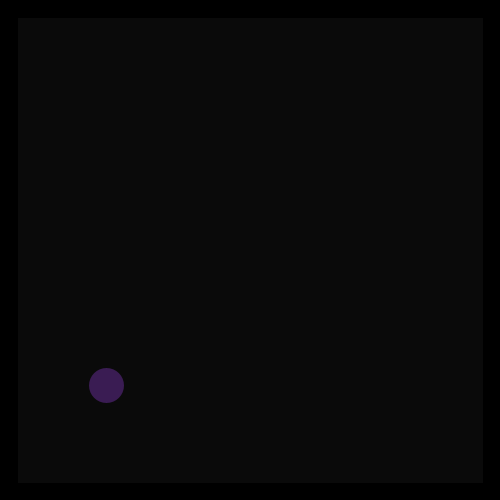
Frame 1 (no input)
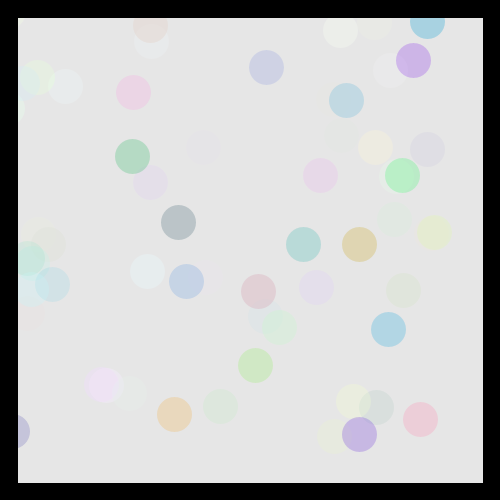
Frame 60 (the mouse pressed at the canvas centre just before this capture)
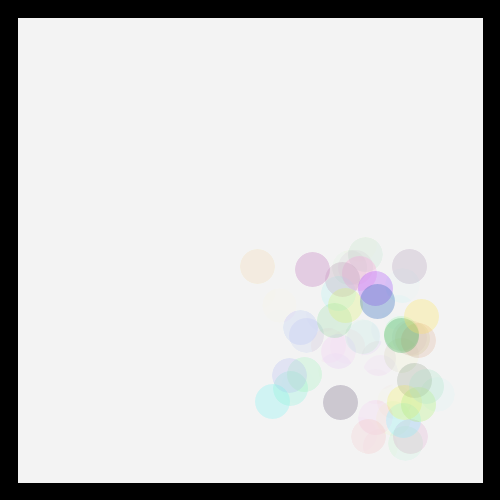
Frame 120 (the mouse held since frame 60 and released just before this capture)

The Processing sketch that drew these frames (run headless with seeded random() and noise(); from frame 60 on, the mouse is pressed at the canvas centre):

// Processing sketch: interkacja3pl
// ── interkacja3pl.pde
void setup() 
{
  size( 500, 500);
  background(0);
  stroke(255, 200);
  strokeWeight(35);
  frameRate(60);
}

void draw() 
{
  fill(255, 10);
  stroke(0);
  rect(0, 0, 500, 500);
  float los1, los2;
  float C, Z, N;
  C = random(0, 255);
  Z = random(0, 255);
  N = random(0, 255);
  stroke(C, Z, N, 80);
  los1 = random(mouseX, 450);
  los2 = random(mouseY, 450);
  point(los1, los2);
}
